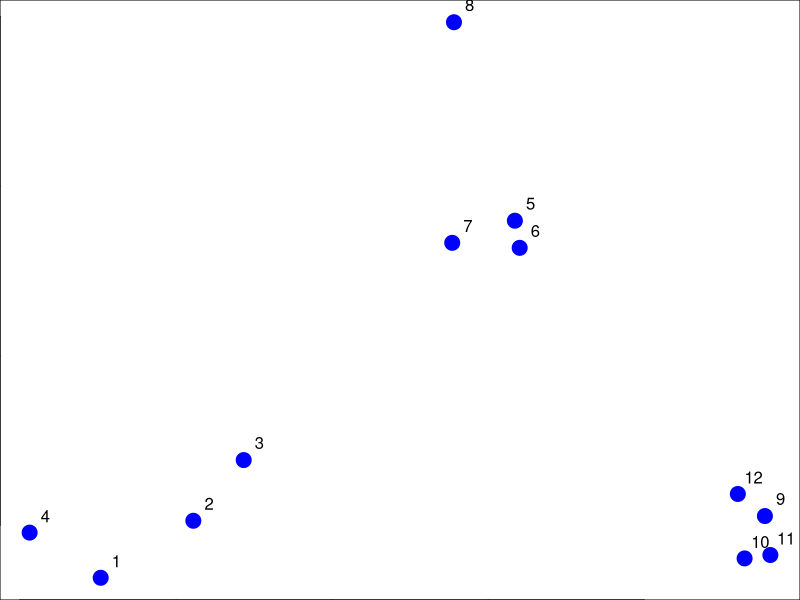
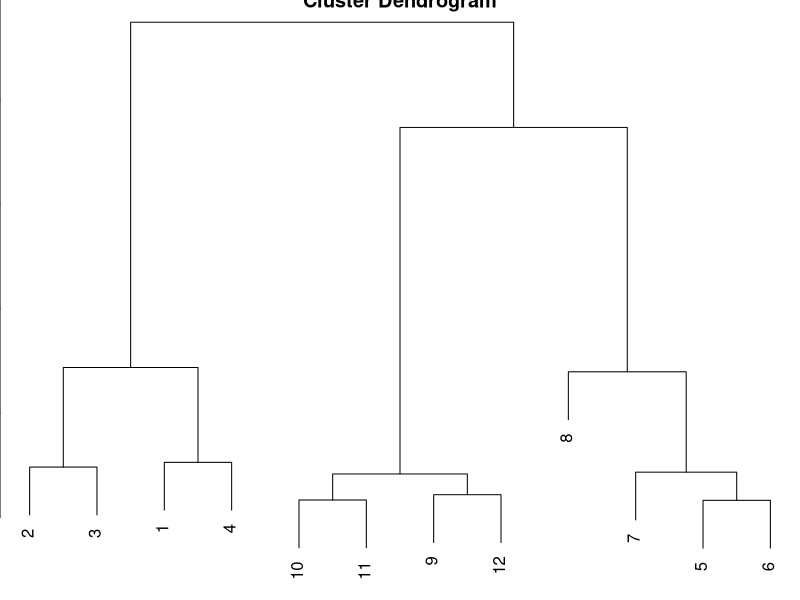
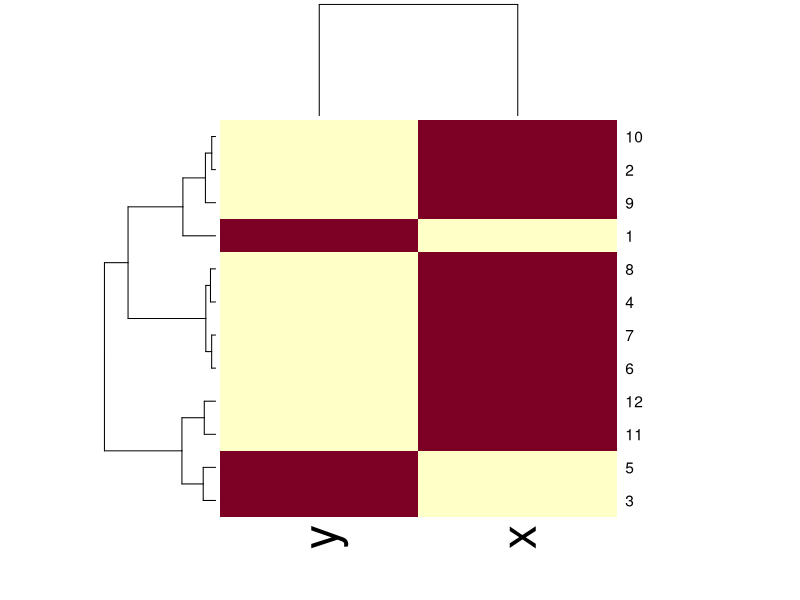

These charts were generated, in order, by the following R code:
set.seed(1234)
par(mar=c(0,0,0,0))
x <- rnorm(12, mean = rep(1:3, each = 4), sd = 0.2)
y <- rnorm(12, mean = rep(c(1,2,1), each = 4), sd = 0.2)
plot(x,y, col = "blue", pch = 19, cex = 2)
text(x + 0.05, y + 0.05, labels = as.character(1:12))
mydf <- data.frame(x = x, y = y)
distxy <- dist(mydf)
hcluster <- hclust(distxy)
plot(hcluster)
## drawing heat map
set.seed(143)
mydm <- as.matrix(mydf)[sample(1:12),]
heatmap(mydm)
